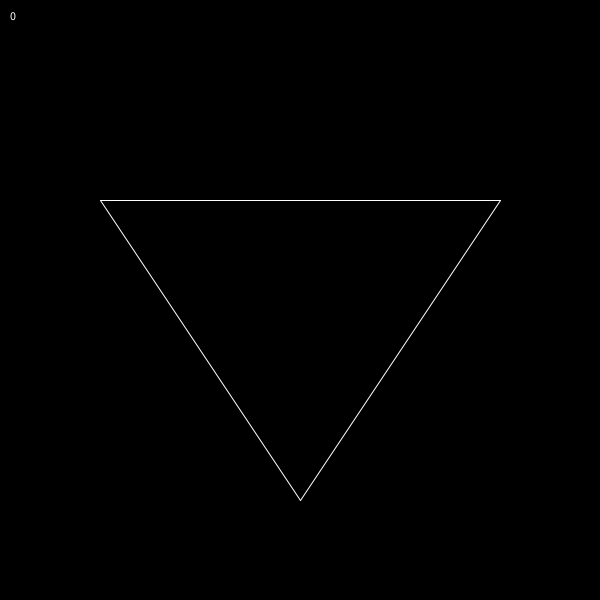
Frame 1 (no input)
Frame 60 (the mouse pressed at the canvas centre just before this capture): identical to frame 1, image omitted
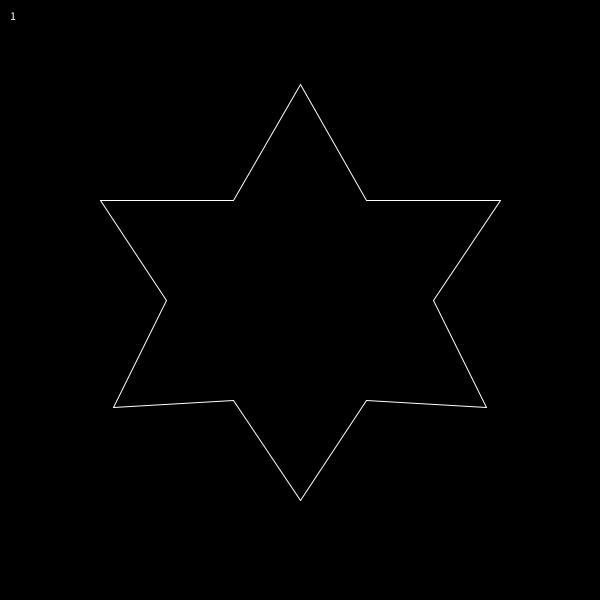
Frame 120 (the mouse held since frame 60 and released just before this capture)

The Processing sketch that drew these frames (run headless with seeded random() and noise(); from frame 60 on, the mouse is pressed at the canvas centre):

// Processing sketch: Koch_Snowflake
// ── Koch_Snowflake.pde
ArrayList<Segment> segments;
int i;

void setup()
{
  size(600, 600);
  segments = new ArrayList<Segment> ();
  i = 0;
  
  PVector leftPoint = new PVector(100, 200);
  PVector rightPoint = new PVector(500, 200);
  PVector bottomPoint = new PVector(300, 500);
  
  Segment s1 = new Segment(bottomPoint, leftPoint);
  Segment s2 = new Segment(leftPoint, rightPoint);
  Segment s3 = new Segment(rightPoint, bottomPoint);
  
  segments.add(s1);
  segments.add(s2);
  segments.add(s3);
}

void draw()
{
  background(0);
  
  fill(255);
  text(i, 10, 20);
  
  for (Segment segment: segments)
  {
    segment.show();
  }
}

void mousePressed()
{
  ArrayList<Segment> nextGeneration = new ArrayList<Segment>(segments.size() * 4);
  for (Segment segment: segments)
  {
    Segment[] child = segment.generate();
    for (Segment c : child)  nextGeneration.add(c);
  }
  segments = nextGeneration;
  ++i;
}

// ── Segment.pde
class Segment
{
  // FIELDS
  PVector start;
  PVector end;
  // CONSTRUCTOR
  Segment(PVector start, PVector end)
  {
    this.start = start.copy();
    this.end = end.copy();
  }
  // METHODS
  Segment[] generate()
  {    
    Segment[] children = new Segment[4];
    
    PVector v = PVector.sub(end, start);
    v.div(3);
    
    // left side
    PVector ls = PVector.add(start, v);
    children[0] = new Segment(start, ls);
    
    // right side
    PVector rs = PVector.sub(end, v);
    children[3] = new Segment(rs, end);
    
    // triangle
    v.rotate(-PI/3);
    PVector m = PVector.add(ls, v);
    children[1] = new Segment(ls, m);
    children[2] = new Segment(m, rs);
    
    return children;
    
  }
  void show()
  {
    stroke(255);
    line(start.x, start.y, end.x, end.y);
  }
}
